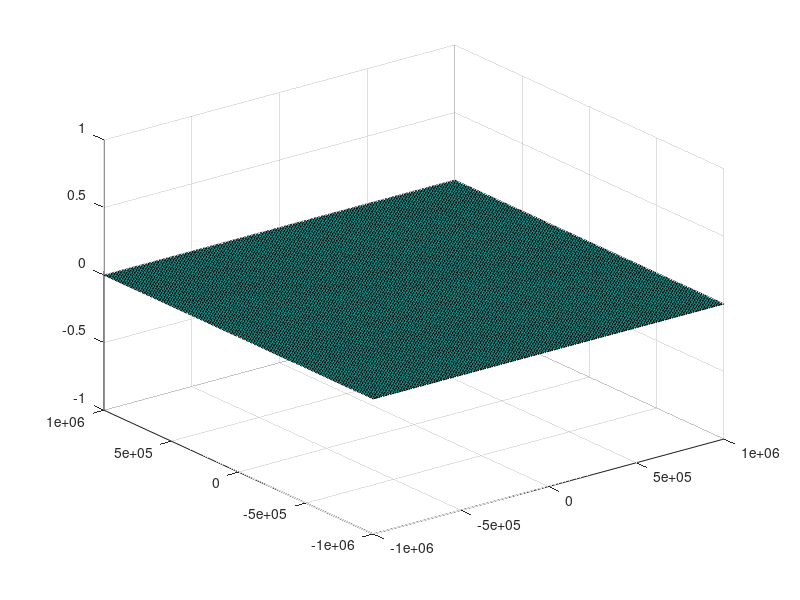

Write MATLAB code to recreate this figure. (Note: this script raises an error after producing the figure.)
%% time stamping code
% g3 integration
% Clark Nov to Jan 2020

clear all;
tic

%hist settings
%change these as required- bin size, offset, searching time
t_max=1e6; %time in ps=1ms for searching function
bin_size=5000; %in ps
%t_offset=2.5e6 - bin_size; bunched
t_offset=1.5e6 - bin_size; %antibunched
bins=round(t_max/bin_size);
%full range
histrange=linspace(-t_max,t_max,bins);
N1=zeros(1,length(histrange)-1);
N2=zeros(1,length(histrange)-1);
N3=zeros(length(histrange),length(histrange));
%set up plots
%full range plot
% will have to use surf or contour?
%pick a reference channel - eg C1 - and plot dx=dt(C1-C2), dy=dt(C1-C3)
h=surf(histrange,histrange,N3);


%% read in files
%get file parameters such as count rate, number of events
%enter file name here
fileName1='bunched_test_g4_0.7V_10min_C1.bin';
fileName2='bunched_test_g4_0.7V_10min_C2.bin';
fileName3='bunched_test_g4_0.7V_10min_C3.bin';
%channel 1
fid1 = fopen(fileName1,'r+');
fseek(fid1,-8,'eof');%go to end of file
last1=fread(fid1,8,'uint64');
events1= ftell(fid1)/8; %total events
rate1=events1/last1; %channel rate
t1=(1/rate1); %average spacing of events in channel
tlast1=last1-t1; %the final event in channel
%channel 2
fid2=fopen(fileName2,'r+');
fseek(fid2,-8,'eof');
last2=fread(fid2,8,'uint64');
events2=ftell(fid2)/8; %total events
rate2=events2/last2; %channel rate
t2=(1/rate2); %average spacing of events in channel
tlast2=last2-t2; %the final event in channel
tdif=tlast2-tlast1; %the difference in time between final events in each channel
%channel 3
fid3 = fopen(fileName3,'r+');
fseek(fid3,-8,'eof');%go to end of file
last3=fread(fid3,8,'uint64');
events3= ftell(fid3)/8; %total events
rate3=events3/last3; %channel rate
t3=(1/rate3); %average spacing of events in channel
tlast3=last3-t3; %the final event in channel

%initialise arrays
%specify chunk length to read in to workspace from file
%5e4 recommended
chunk_factor=5e4; 
chunk1=(events1/chunk_factor);
chunk2=(events2/chunk_factor);
chunk3=(events3/chunk_factor);
precision = 'uint64';
chunk_plot=chunk_factor*1e2;
N_exp=zeros(chunk_factor,1);
co_exp=zeros(chunk_factor,1);
t_int=zeros(chunk_factor,1);

%return to beginning of file for reading chunks
fseek(fid1,0,'bof');
fseek(fid2,0,'bof');
fseek(fid3,0,'bof');

for i1=1:chunk_factor
    %read in chunks of each file
    d_array1=fread(fid1,chunk1,'uint64');
    d_array2=fread(fid2,chunk2,'uint64');% - t_offset;
    d_array3=fread(fid3,chunk3,'uint64');
    %% find correlations
    %cut down channel 1 by removing first and last t_max events
    st=min(d_array1) + t_max;
    fin=max(d_array1) - t_max;
    indices=find(d_array1>st & d_array1<fin);
    ind=length(indices);
    %initialise arrays
    dt12_array=zeros(ind,50); %preallocate dt for speed
    dt13_array=zeros(ind,50);
    %WHY DOESNT NANS WORK?
    %dtsize=zeros(ind,1); %this will record length of dt i.e number of correlations
    %mini=zeros(ind,1); %this will store the min dt in every loop
%     t_int(i1)=(d_array1(end)+d_array2(end))/2;
%     N_exp(i1)=rate1*rate2*binedge*t_int(i1);
  
    
    for i2=1:ind
        here=indices(i2); %find index value of this iteration
        now=d_array1(here); %find time value of this index
        hi=now + (2*t_max); %set upper bound
        lo=now - (2*t_max); %set lower bound
        %search in next channel using find
        match2 = find(d_array2<hi & d_array2>lo);
        if isempty(match2) == false
            match3 = find(d_array3<hi & d_array3>lo);
            if isempty(match3)==false
                dt12=d_array2(match2) - now;
                dt13=d_array3(match3) - now;
                dt12_array(i2,1:length(dt12))=dt12;
                dt13_array(i2,1:length(dt13))=dt13;
                %dtsize(i2)=length(dt1); %size of dt array
                %mini(i2)=min(abs(dt1)); %minimum dt
            end 
        end
    end
    
    %remove nans
    dt_plt12=dt12_array(dt12_array~=0);
    dt_plt13=dt13_array(dt13_array~=0);
    %dt_plt = dt(~isnan(dt));
    
    %count data
    [n1, histrange]= histcounts(dt_plt12,histrange);%create histogram of pairs file- this command is a bottleneck on program speed, non linear with 'edges' size
    N1= N1+n1;
    [n2,histrange]=histcounts(dt_plt13,histrange);
    N2=N2+n2;
    
   
    for i3=1:length(histrange)-1 %column iterator
        for i4=1:length(histrange)-1 %row iterator
            pos1=N1(i3);
            pos2=N2(i3);
            if pos1~=0
                if pos2~=0
                    N3(i4,i3)=N1(i3)+N2(i3);
                end
            end
        end
    end
    
    %write data to files
    %     fileDir= 'C:\Users\rache\Documents\Uni\MATLAB\files';
    %     fullfileName=fullfile(fileDir,'dt.dat');
    %     dlmwrite(fullfileName,dt,'-append');
    %     fullfileName=fullfile(fileDir,'dt_size.dat');
    %     dlmwrite(fullfileName,dtsize,'-append');
    %     fullfileName=fullfile(fileDir,'dt_min.dat');
    %     dlmwrite(fullfileName,mini,'-append');
    
    
    %% update plot
    i3=mod(i1,round(chunk_plot/chunk_factor));
    if i3==0%only update plot every time chunk_plot_size has been processed- faster
        h.ZDataSource = 'N3';
        refreshdata;
        shg;
    end
    
    grad2 = ftell(fid2)/max(d_array2);%gradient of fid2_file_pos at end of this chunk/channel2(time)
    new_posn_2 = 8*round(max(d_array1)*grad2/8);%each timestamp has 8 bytes so find time to nearest 8 units
    fseek(fid2,new_posn_2,'bof');%move file current position to new_posn_B
    grad3=ftell(fid3)/max(d_array3);
    new_posn_3=8*round(max(d_array2)*grad2/8);
    fseek(fid3,new_posn_3,'bof');
end


fclose('all');
toc
